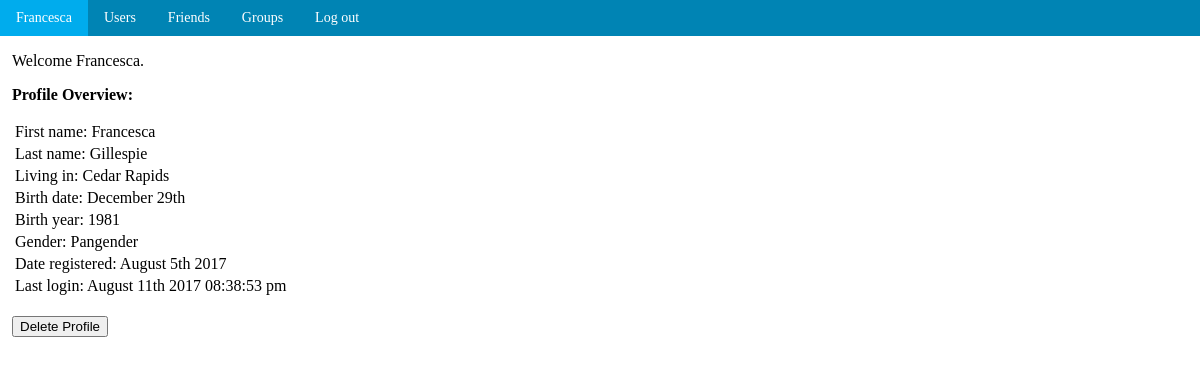
The app's page /Application/Index.php (signed in) with its own data.
### tables this page shows
CREATE TABLE `user_personal` (
  `user_id` int(11) NOT NULL,
  `first_name` varchar(35) NOT NULL,
  `last_name` varchar(35) NOT NULL,
  `city` varchar(255) NOT NULL,
  `date_of_birth` date NOT NULL,
  `gender_id` int(3) NOT NULL,
  `date_registered` date NOT NULL,
  `last_login` timestamp NOT NULL DEFAULT '0000-00-00 00:00:00'
);

CREATE TABLE `gender` (
  `gender_id` int(11) NOT NULL,
  `label` varchar(255) NOT NULL
);

### Application/include/UserFunctions.php (called while the page is built, shortened)
<?php
function getUserDetails($pdo, &$details, &$gender)
{
    $sql = 'SELECT * FROM user_personal u INNER JOIN gender g ON u.gender_id
    = g.gender_id WHERE user_id = :userId';
    $stmt = $pdo->prepare($sql);
    if(isset($_GET['id'])) {
        $stmt->bindValue(':userId', $_GET['id'], PDO::PARAM_INT);
    } else {
        $stmt->bindValue(':userId', $_SESSION['userid'], PDO::PARAM_INT);
    }
    $stmt->execute();
    $details = $stmt->fetch();
}
?>

### Application/Index.php (the view, shortened to what this page needs)
<?php
include('include/Header.php');
include('include/UserFunctions.php');
getUserDetails($pdo, $details, $gender);
?>
<html>
    <head>
    </head>
    <div>
        <p>Welcome <?= ucfirst(htmlentities($user[0])); ?>.</p>
    </div>
    <div>
        <p><b>Profile Overview:</b></p>
    </div>
    <table class='info'>
        <tr><td>First name: <?= ucfirst(htmlentities($details['first_name']));
            ?></td></tr>
        <tr><td>Last name: <?= htmlentities($details['last_name']); ?></td></tr>
        <tr><td>Living in: <?= ucfirst(htmlentities($details['city'])); ?></td></tr>
        <?php $date = new DateTime($details['date_of_birth']); ?>
        <tr><td>Birth date: <?= $date->format('F jS'); ?></td></tr>
        <tr><td>Birth year: <?= $date->format('Y'); ?></td></tr>
        <tr><td>Gender: <?= $details['label']; ?></td></tr>
        <?php $date = new DateTime($details['date_registered']); ?>
        <tr><td>Date registered: <?= $date->format('F jS Y'); ?></td></tr>
        <?php $date = new DateTime($details['last_login']); ?>
        <tr><td>Last login: <?= $date->format('F jS Y h:i:s a'); ?></td></tr>
    </table>
    <br>
    <div class ='center'><form method='post'><button type='submit' onclick="return confirm('Are you sure you want to delete your profile?');" name='delete' value='<?= $_SESSION['userid'] ?>'>Delete Profile</button></form></div>
    </body>
</html>

### Application/include/Header.php (shortened to what this page needs)
<?php
require('include/DbConnect.php');
$sql = 'SELECT first_name FROM user_personal WHERE user_id =
:userId';
$stmt = $pdo->prepare($sql);
$stmt->bindParam(':userId', $_SESSION['userid'], PDO::PARAM_STR);
$stmt->execute();
$user = $stmt->fetch(PDO::FETCH_NUM);
?>
<html>
    <head>
        <link rel="stylesheet" type="text/css" href="css/style.css">
    </head>
    <body>
        <div class="navbar">
            <a href="Index.php"><?= ucfirst(htmlentities($user['0']));
                ?></a>
            <a href="Users.php">Users</a>
            <a href="Friends.php">Friends</a>
            <a href="Groups.php">Groups</a>
            <a href="Logout.php">Log out</a>
        </div>
    </body>
</html>

### Application/css/style.css (style rules this page uses)
body { margin: 0; padding: 0; }
p, table, .search, .info, .center { padding-left: 1%; }
.navbar { background-color: #0084b4; overflow: hidden; }
.navbar a { float: left; display: block; color: white; text-align: center; padding: 10px 16px; text-decoration: none; font-size: 14px; }

### records on screen
user_personal: first_name "Francesca", last_name "Gillespie", city "Cedar Rapids", date_of_birth "December 29th", date_of_birth "1981", gender.label "Pangender", date_registered "August 5th 2017", last_login "August 11th 2017 08:38:53 pm"
